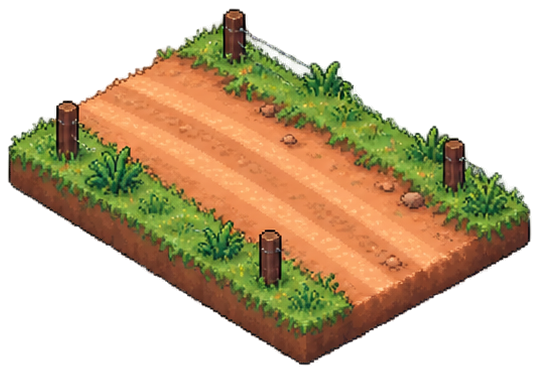
#> input picture assets/candidates/environment/road-rural-dirt-imagegen-v1.png, 539 x 373 px
$ python normalize_hard_edge_alpha.py ../../assets/candidates/environment/road-rural-dirt-imagegen-v1.png out.png
#> lines starting #> are read from the running program, lines starting #| are printed output that depends on the picture; after the words box and inside, x2 and y2 are one past the last pixel; in counts of white or black regions, pixels touching at a corner belong together
#!/usr/bin/env python3
"""Create a hard-edge sprite export from a visually reviewed soft-alpha source.

This only thresholds alpha and clears RGB under fully transparent pixels. It does
not resize, quantize, recolor, sharpen, or alter visible RGB values. Always review
source and output on contrasting mattes before using the export.
"""
from __future__ import annotations
import argparse
from pathlib import Path
from PIL import Image

parser = argparse.ArgumentParser(description=__doc__)
parser.add_argument("source", type=Path)
parser.add_argument("output", type=Path)
parser.add_argument("--threshold", type=int, default=128, choices=range(1, 256))
args = parser.parse_args()

with Image.open(args.source) as opened:
#> opened is the input picture: PIL image 539x373 RGBA; mean R, G, B, A 85.6, 67, 36.8, 127.1
    image = opened.convert("RGBA")
alpha = image.getchannel("A")
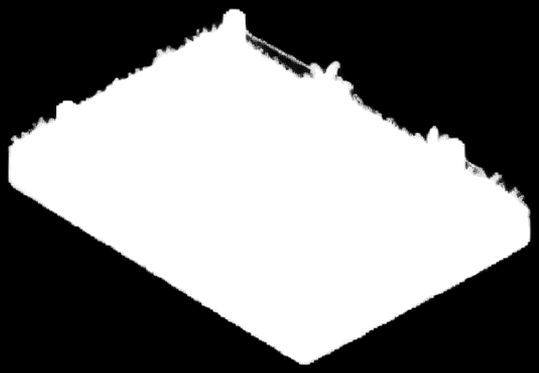
#> alpha: PIL image 539x373 L; min 0, max 255, mean 127.1
mask = alpha.point(lambda value: 255 if value >= args.threshold else 0)
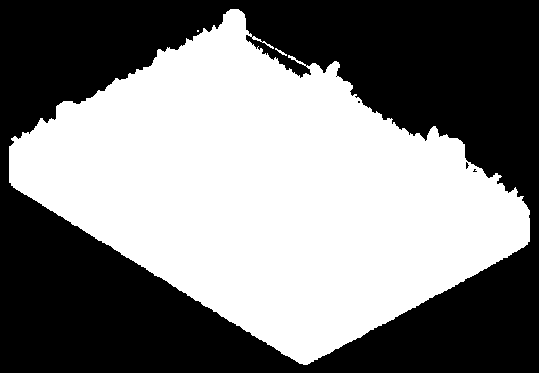
#> mask: PIL image 539x373 L; 49.9% white; 3 white regions (1 under 20 px), largest, box (x1, y1, x2, y2) and area: (9, 9, 530, 365) 100274, (275, 48, 287, 56) 29
image.putalpha(mask)
# Prevent hidden source-background RGB from bleeding if a renderer filters scaling.
transparent = mask.point(lambda value: 255 if value == 0 else 0)
image.paste((0, 0, 0, 0), mask=transparent)
args.output.parent.mkdir(parents=True, exist_ok=True)
image.save(args.output, optimize=True)
print(f"Saved {args.output} ({image.width}x{image.height}, alpha threshold={args.threshold})")
#| Saved out.png (539x373, alpha threshold=128)

$ run again, on assets/candidates/environment/water-reservoir-imagegen-v1.png
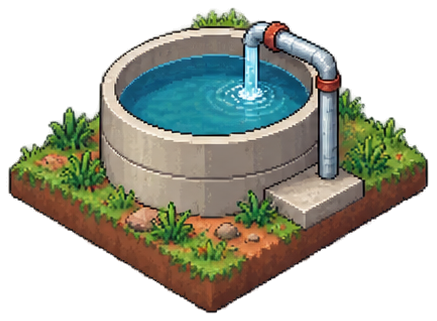
#> input picture assets/candidates/environment/water-reservoir-imagegen-v1.png, 437 x 321 px
#> opened is the input picture: PIL image 437x321 RGBA; mean R, G, B, A 69.7, 70.6, 57.4, 135.9
#> `alpha = image.getchannel("A")`:
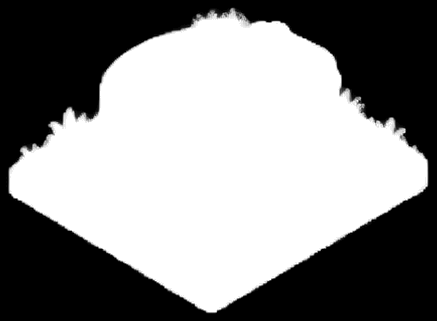
#> alpha: PIL image 437x321 L; min 0, max 255, mean 135.9
#> `mask = alpha.point(lambda value: 255 if value >= args.threshold else 0)`:
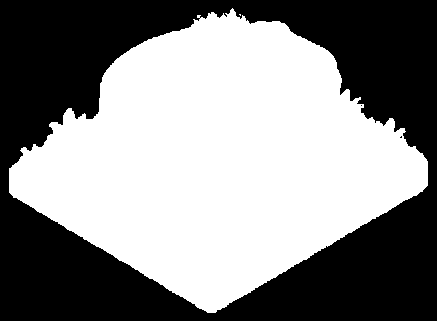
#> mask: PIL image 437x321 L; 53.4% white; 3 black regions (2 under 20 px), largest, box (x1, y1, x2, y2) and area: (0, 0, 437, 321) 65396
#| Saved out.png (437x321, alpha threshold=128)
